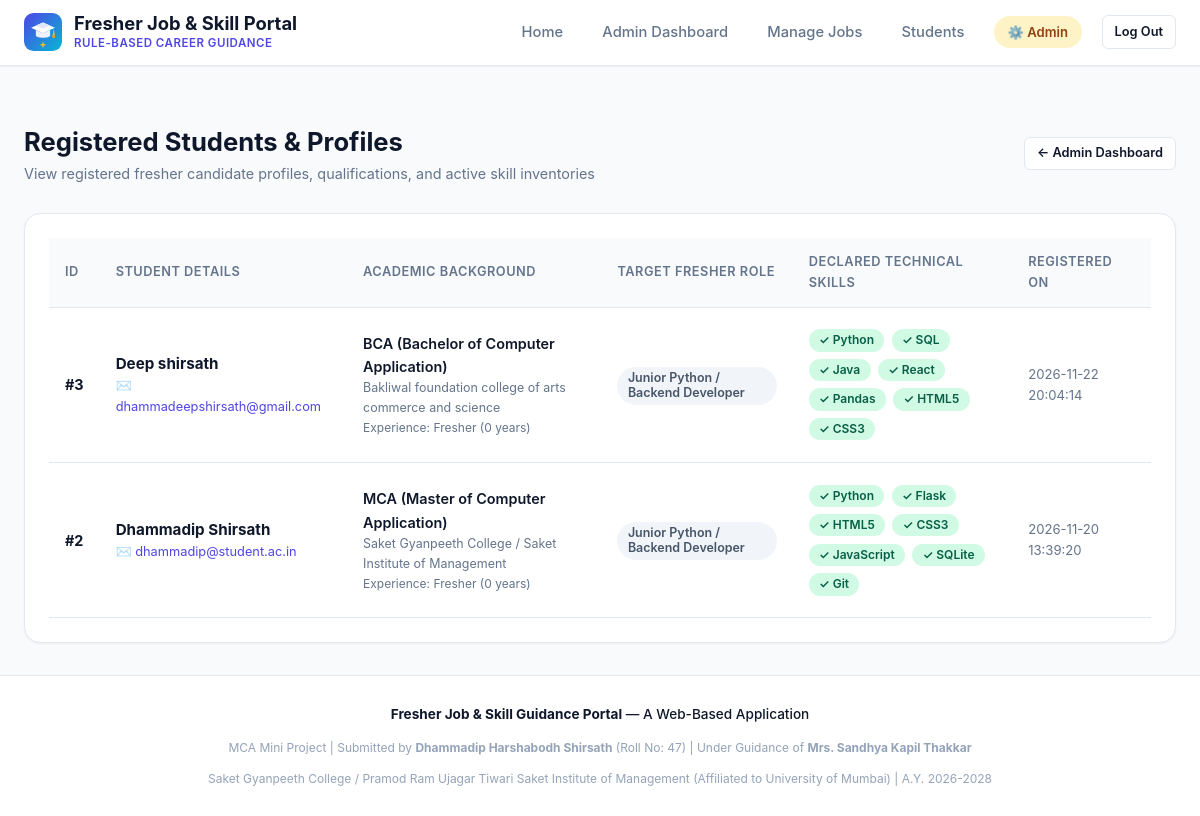
/admin/students (signed in), run on the app's committed database.
### tables this page shows
CREATE TABLE profiles (
    id INTEGER PRIMARY KEY AUTOINCREMENT,
    user_id INTEGER UNIQUE NOT NULL,
    degree TEXT DEFAULT '',
    field_of_study TEXT DEFAULT '',
    college TEXT DEFAULT '',
    graduation_year INTEGER DEFAULT 2026,
    experience_level TEXT DEFAULT 'Fresher (0 years)',
    target_role TEXT DEFAULT 'Software Developer',
    skills TEXT DEFAULT '',
    bio TEXT DEFAULT '',
    created_at TIMESTAMP DEFAULT CURRENT_TIMESTAMP,
    updated_at TIMESTAMP DEFAULT CURRENT_TIMESTAMP,
    FOREIGN KEY (user_id) REFERENCES users (id) ON DELETE CASCADE
);

CREATE TABLE users (
    id INTEGER PRIMARY KEY AUTOINCREMENT,
    full_name TEXT NOT NULL,
    email TEXT UNIQUE NOT NULL,
    password_hash TEXT NOT NULL,
    role TEXT NOT NULL CHECK(role IN ('student', 'admin')),
    created_at TIMESTAMP DEFAULT CURRENT_TIMESTAMP
);

### app.py (the view)
    @app.route('/admin/students')
    @admin_required
    def admin_students():
        students = models.get_all_students()
        return render_template('admin/students.html', students=students, title='Registered Students')

### database.py (called while the page is built)
def get_db():
    if 'db' not in g:
        db_path = current_app.config['DATABASE'] if current_app else Config.DATABASE
        g.db = sqlite3.connect(db_path)
        g.db.row_factory = sqlite3.Row
        g.db.execute("PRAGMA foreign_keys = ON;")
    return g.db

### models.py (called while the page is built)
def get_user_by_id(user_id):
    db = get_db()
    cursor = db.cursor()
    cursor.execute("SELECT * FROM users WHERE id = ?", (user_id,))
    return cursor.fetchone()

def get_all_students():
    db = get_db()
    cursor = db.cursor()
    cursor.execute("""
        SELECT u.id, u.full_name, u.email, u.created_at,
               p.degree, p.college, p.skills, p.target_role, p.experience_level
        FROM users u
        LEFT JOIN profiles p ON u.id = p.user_id
        WHERE u.role = 'student'
        ORDER BY u.id DESC
    """)
    return cursor.fetchall()

### templates/admin/students.html
{% extends 'base.html' %}
{% block content %}
<div class="dashboard-header">
  <div class="dashboard-title">
    <h2>Registered Students &amp; Profiles</h2>
    <p>View registered fresher candidate profiles, qualifications, and active skill inventories</p>
  </div>
  <a href="{{ url_for('admin_dashboard') }}" class="btn btn-secondary btn-sm">
    &larr; Admin Dashboard
  </a>
</div>
<div class="card">
  <div class="table-responsive">
    <table class="table">
      <thead>
        <tr>
          <th>ID</th>
          <th>Student Details</th>
          <th>Academic Background</th>
          <th>Target Fresher Role</th>
          <th>Declared Technical Skills</th>
          <th>Registered On</th>
        </tr>
      </thead>
      <tbody>
        {% for s in students %}
          <tr>
            <td><strong>#{{ s.id }}</strong></td>
            <td>
              <div style="font-weight: 700; color: var(--text-main); font-size: 0.95rem;">
                {{ s.full_name }}
              </div>
              <div style="font-size: 0.8rem; color: var(--primary);">
                ✉️ {{ s.email }}
              </div>
            </td>
            <td>
              <div style="font-weight: 600;">{{ s.degree or 'Degree Not Set' }}</div>
              <div style="font-size: 0.78rem; color: var(--text-muted);">
                {{ s.college or 'Institution Not Set' }}
              </div>
              <div style="font-size: 0.75rem; color: var(--text-muted);">
                Experience: {{ s.experience_level or 'Fresher' }}
              </div>
            </td>
            <td>
              <span class="badge badge-neutral">{{ s.target_role or 'Software Developer' }}</span>
            </td>
            <td style="max-width: 320px;">
              {% if s.skills %}
                <div class="skill-tags">
                  {% for sk in s.skills.split(',') %}
                    {% if sk.strip() %}
                      <span class="badge badge-success" style="font-size: 0.75rem;">✓ {{ sk.strip() }}</span>
                    {% endif %}
                  {% endfor %}
                </div>
              {% else %}
                <span style="font-size: 0.82rem; color: var(--text-muted); font-style: italic;">
                  No skills entered yet
                </span>
              {% endif %}
            </td>
            <td style="font-size: 0.82rem; color: var(--text-muted);">
              {{ s.created_at }}
            </td>
          </tr>
        {% endfor %}
      </tbody>
    </table>
  </div>
</div>
{% endblock %}

### static/css/style.css (style rules this page uses)
:root { --primary: #4f46e5; --primary-hover: #4338ca; --primary-light: #eef2ff; --primary-dark: #3730a3; --secondary: #0ea5e9; --secondary-light: #e0f2fe; --accent: #8b5cf6; --success: #10b981; --success-light: #d1fae5; --success-dark: #065f46; --warning: #f59e0b; --warning-light: #fef3c7; --warning-dark: #92400e; --danger: #ef4444; --danger-light: #fee2e2; --danger-dark: #991b1b; --bg-main: #f8fafc; --bg-card: #ffffff; --text-main: #0f172a; --text-muted: #64748b; --text-light: #94a3b8; --border-color: #e2e8f0; --border-focus: #818cf8; --shadow-sm: 0 1px 2px 0 rgb(0 0 0 / 0.05); --shadow-md: 0 4px 6px -1px rgb(0 0 0 / 0.1), 0 2px 4px -2px rgb(0 0 0 / 0.1); --shadow-lg: 0 10px 15px -3px rgb(0 0 0 / 0.1), 0 4px 6px -4px rgb(0 0 0 / 0.1); --radius-sm: 6px; --radius-md: 10px; --radius-lg: 16px; --radius-full: 9999px; --font-family: -apple-system, BlinkMacSystemFont, "Segoe UI", Roboto, "Helvetica Neue", Arial, sans-serif; }
*, *::before, *::after { box-sizing: border-box; margin: 0; padding: 0; }
body { font-family: var(--font-family); background-color: var(--bg-main); color: var(--text-main); line-height: 1.6; min-height: 100vh; display: flex; flex-direction: column; }
.card { background: var(--bg-card); border: 1px solid var(--border-color); border-radius: var(--radius-lg); padding: 1.5rem; box-shadow: var(--shadow-sm); transition: all 0.2s ease; }
.btn { display: inline-flex; align-items: center; justify-content: center; gap: 0.5rem; padding: 0.6rem 1.2rem; font-size: 0.9rem; font-weight: 600; border-radius: var(--radius-md); text-decoration: none; cursor: pointer; border: 1px solid transparent; transition: all 0.2s ease; }
.btn-secondary { background-color: #ffffff; color: var(--text-main); border-color: var(--border-color); }
.btn-sm { padding: 0.35rem 0.75rem; font-size: 0.8rem; border-radius: var(--radius-sm); }
.skill-tags { display: flex; flex-wrap: wrap; gap: 0.45rem; margin: 0.5rem 0; }
.badge { display: inline-flex; align-items: center; gap: 0.35rem; padding: 0.25rem 0.65rem; font-size: 0.78rem; font-weight: 600; border-radius: var(--radius-full); line-height: 1.2; }
.badge-neutral { background: #f1f5f9; color: #475569; }
.badge-success { background: var(--success-light); color: var(--success-dark); }
.table-responsive { width: 100%; overflow-x: auto; }
.table { width: 100%; border-collapse: collapse; font-size: 0.9rem; }
.table th, .table td { padding: 0.85rem 1rem; text-align: left; border-bottom: 1px solid var(--border-color); }
.table th { background: #f8fafc; font-weight: 600; color: var(--text-muted); font-size: 0.8rem; text-transform: uppercase; letter-spacing: 0.5px; }

### static/css/dashboard.css (style rules this page uses)
.dashboard-header { display: flex; justify-content: space-between; align-items: center; margin-bottom: 1.75rem; flex-wrap: wrap; gap: 1rem; }
.dashboard-title h2 { font-size: 1.6rem; font-weight: 700; }
.dashboard-title p { color: var(--text-muted); font-size: 0.9rem; }

### data on the page
profiles: id "3", full_name "Deep shirsath", email "dhammadeepshirsath@gmail.com", degree "BCA (Bachelor of Computer Application)", college "Bakliwal foundation college of arts commerce and science", experience_level "Fresher (0 years)", target_role "Junior Python / Backend Developer", strip "Python" "SQL" "Java" "React" "Pandas" "HTML5" "CSS3", created_at "2026-11-22 20:04:14"
profiles: id "2", full_name "Dhammadip Shirsath", email "dhammadip@student.ac.in", degree "MCA (Master of Computer Application)", college "Saket Gyanpeeth College / Saket Institute of Management", experience_level "Fresher (0 years)", target_role "Junior Python / Backend Developer", strip "Python" "Flask" "HTML5" "CSS3" "JavaScript" "SQLite" "Git", created_at "2026-11-20 13:39:20"
